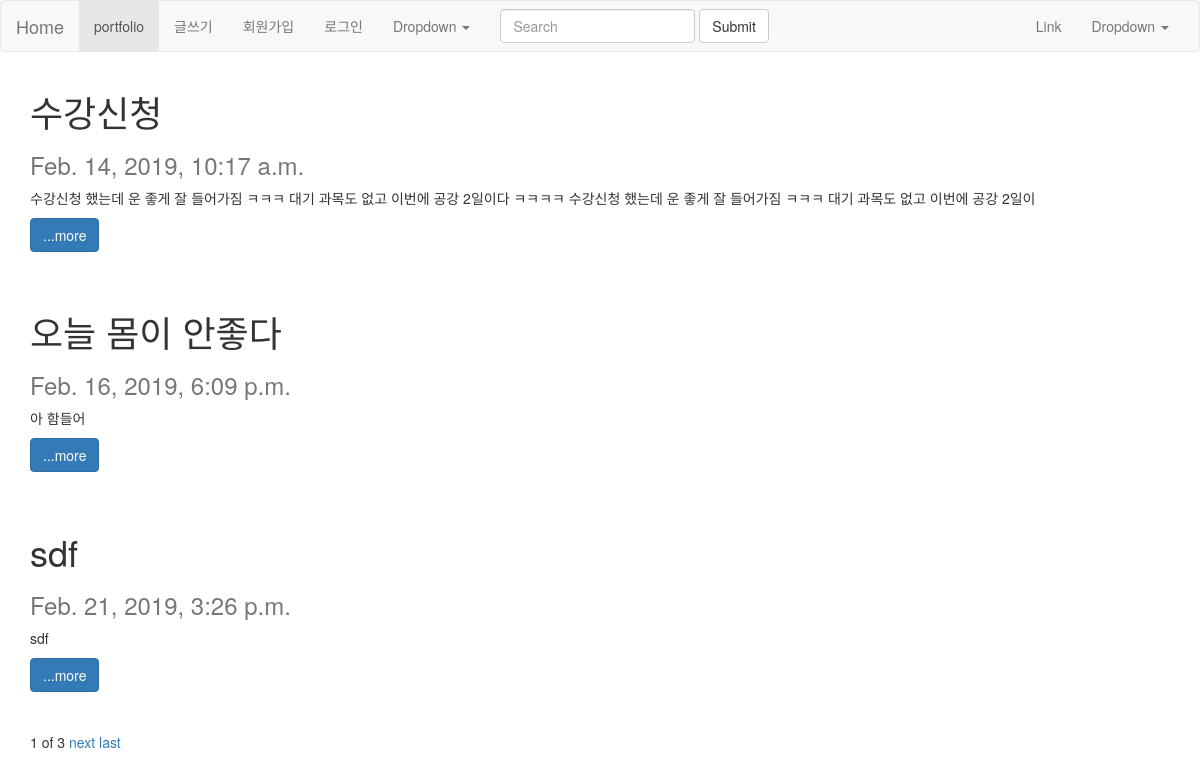
The page / on the database its author committed.
### blog/models.py (models this page shows, shortened)
class Blog(models.Model):
    title = models.CharField(max_length=200, null=False) # 값이 없음 허용하지 않음
    pub_date = models.DateTimeField('date published')
    body = models.TextField()
    def summary(self):
        return self.body[:100]

### blog/views.py (the view)
# urls.py: 2. Add a URL to urlpatterns:  path('', views.home, name='home')
def home(request):
    blogs = Blog.objects #.all()를 붙이면 home.html 에서 blogs.all -> blogs 로 대체 가능
    blog_list = Blog.objects.all() #모든 글을 대상으로
    paginator = Paginator(blog_list, 3) #3개를 한 페이지로 자른다
    page = request.GET.get('page')
    posts = paginator.get_page(page)
    return render(request, 'blog/home.html', {'blogs' : blogs, 'posts' : posts})

### blog/templates/blog/home.html (shortened to what this page needs)
{%extends "blog/layout.html"%}
{% load staticfiles %}
        {%block content%}
            {% for blog in posts %}
            <div class="container">
             <div class="card">
                <div class="card-body">
                  <h1 class="card-title">{{blog.title}}</h1>
                  <h3 class="card-subtitle mb-2 text-muted">{{blog.pub_date}}</h3>
                  <p class="card-text">{{blog.summary}}</p>
                  <a href="{% url 'details' blog.id%}" class="btn btn-primary">...more</a>
                </div>
              </div>
            </div>
            <br><br>
            {%endfor%}
        <div class='container'>
          <span>{{posts.number}}</span>
          <span>of</span>
          <span>{{posts.paginator.num_pages}}</span>
          {%if posts.has_next%}
          <a href="?page={{posts.next_page_number}}">next</a>
          <a href="?page={{posts.paginator.num_pages}}">last</a>
          {%endif%}
        </div>
        {%endblock%}

### blog/templates/blog/layout.html (shortened to what this page needs)
{% load staticfiles %}
<html>
<head>
    <link rel="stylesheet" href="{% static '/css/bootstrap.min.css' %}">
    <link rel="stylesheet" href="{% static '/css/mystyle.css' %}">
</head>
<body>
      <nav class="navbar navbar-default">
        <div class="container-fluid">
          <div class="navbar-header">
            <a class="navbar-brand" href="{% url 'home'%}">Home</a>
          </div>
          <div class="collapse navbar-collapse" id="bs-example-navbar-collapse-1">
            <ul class="nav navbar-nav">
              <li class="active"><a href="{%url 'portfolio'%}">portfolio <span class="sr-only">(current)</span></a></li>
              <li><a href="{% url 'blogpost'%}">글쓰기</a></li>
              <li><a href="{% url 'signup'%}">회원가입</a></li>
              {% if user.is_active %}
              <li><a href="{%url 'logout'%}">로그아웃</a></li>
              {% else %}
              <li><a href="{% url 'login'%}">로그인</a></li>
              {% endif %}
              <li class="dropdown">
                <a href="#drop" class="dropdown-toggle" data-toggle="dropdown" role="button" aria-expanded="true">Dropdown <span class="caret"></span></a>
              </li>
            </ul>
            <form class="navbar-form navbar-left" role="search">
              <div class="form-group">
                <input type="text" class="form-control" placeholder="Search">
              </div>
              <button type="submit" class="btn btn-default">Submit</button>
            </form>
            <ul class="nav navbar-nav navbar-right">
              <li><a href="#">Link</a></li>
              <li class="dropdown">
                <a href="#" class="dropdown-toggle" data-toggle="dropdown" role="button" aria-expanded="false">Dropdown <span class="caret"></span></a>
              </li>
            </ul>
          </div>
        </div>
      </nav>
    {%block content%}{%endblock%}
</body>

### rows shown on the page
Blog: title "수강신청", pub_date "Feb. 14, 2019, 10:17 a.m.", summary "수강신청 했는데 운 좋게 잘 들어가짐 ㅋㅋㅋ 대기 과목도 없고 이번에 공강 2일이다 ㅋㅋㅋㅋ 수강신청 했는데 운 좋게 잘 들어가짐 ㅋㅋㅋ 대기 과목도 없고 이번에 공강 2일이"
Blog: title "오늘 몸이 안좋다", pub_date "Feb. 16, 2019, 6:09 p.m.", summary "아 함들어"
Blog: title "sdf", pub_date "Feb. 21, 2019, 3:26 p.m.", summary "sdf"

### other values the page prints
{{ posts.number }} "1"
{{ posts.paginator.num_pages }} "3"
